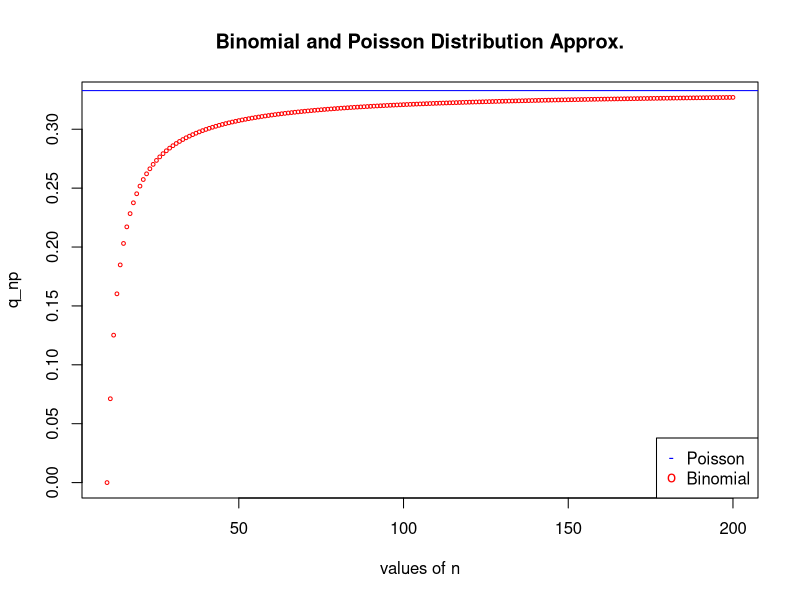
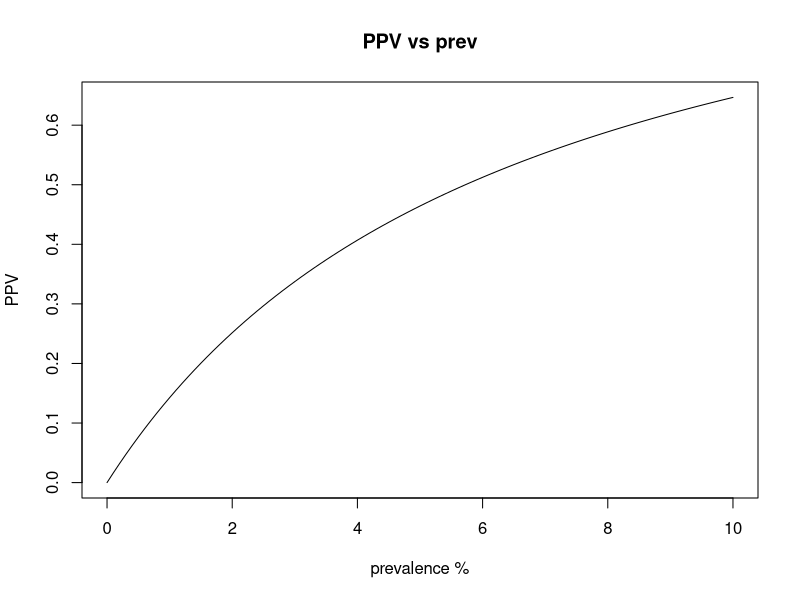
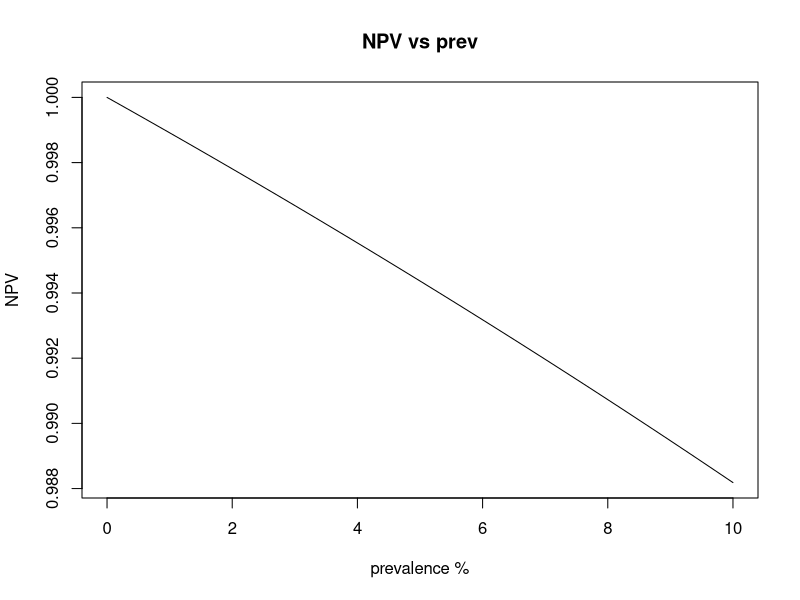

Source code (R) for these figures, in order:
## ---- chunk 1
lambda = 10
n = 10:200
p = lambda/n
q_np = pbinom(8, n, p)
plot(n,q_np, main = "Binomial and Poisson Distribution Approx.", 
     xlab="values of n", ylab="q_np", cex=.5, col = 'red')
abline(h=ppois(8,10), col="blue")
legend("bottomright",c("Poisson", "Binomial"), col = c("blue","red"), pch = c('-o'))
pois = ppois(8,10)
n[which(abs(pois-q_np)<0.01)[1]]
## ---- chunk 2
sens = 256/285
## ---- chunk 3
spec = 208/220
## ---- chunk 4
prev = seq(0,10,0.1)/100
PPV = sens*prev/(sens*prev + (1-spec)*(1-prev))
NPV = spec*(1-prev)/(spec*(1-prev) + (1-sens)*prev)
plot(prev*100, PPV,type = 'l',xlab = 'prevalence %', main = "PPV vs prev")
plot(prev*100,NPV,type = 'l',xlab = 'prevalence %', main = "NPV vs prev")
## ---- chunk 5
285/505
256/268
208/237
